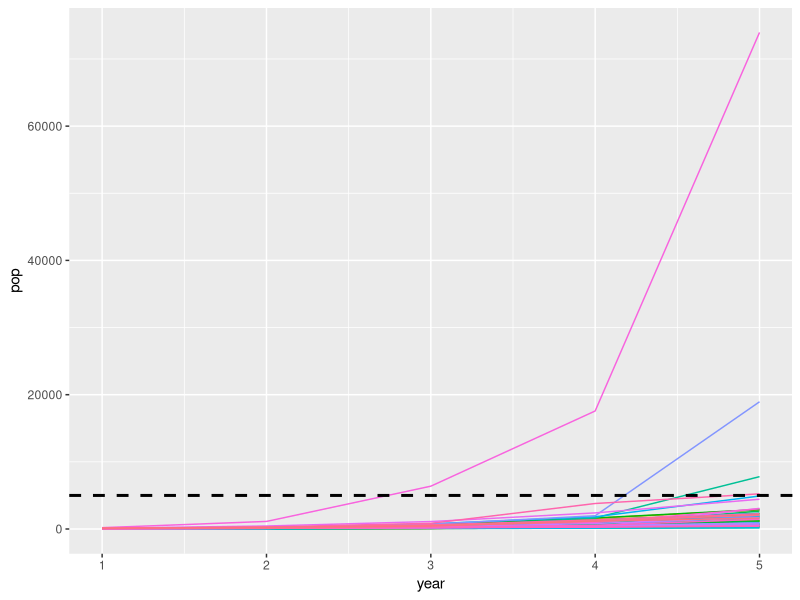

Write the R code that produced this figure. (Note: a time limit stopped this script after it produced the figure.)
## ---- chunk 1
knitr::opts_chunk$set(echo = TRUE, warning = F, message = F, echo = F)
## ---- chunk 2
library(tidyverse)

yearlydata <- read_csv("yearlydata.csv")
all_data <- read_csv("all_data.csv")
precip <- read_csv("water_year.csv") %>% 
  select(-year)
## ---- chunk 3


## exogenous drivers -- should be generated on a microhabitat/treatment basis
# d <-  # death rate of seeds (how can we figure this out!?!)
# f <-  # fecundity - note: need to find a way to model this so we can randomize based on some known mean and sd
# g <-  # germination rate -- (same note^^^)

fecund_model <- glm(seedpods ~ decrain + janrain + febrain + marchrain + aprilrain + mayrain + cage, data = all_data, family = poisson) 
summary(fecund_model)


#!!!!!!! NOTE: still need to update this based on new bank data
germ_model <- glm(cbind(germination, bank - germination) ~ decrain + janrain, data = yearlydata, family=binomial())
summary(germ_model)

sim_lupin <- function(planted, cage_type) {
  
    
  N <- vector(length = 5)
  b <- vector(length = 6)
  b[1] <- planted
  
  d <- .17
  
  ## randomize years to be selected
  years <- ceiling(runif(5, 0, 13))
  
  ## get random precip years + add cage type to df to be used w/in predict
  precip$cage <- cage_type
  precip_year <- precip[years,]
  
  f <- predict(fecund_model, precip_year, type = "response") * 2 # x2 for number of sees per pod
  f[f<0] <- 0

  
  ## need to figure out the proper distribution for these ( for each treatment type?)
  g <- predict(germ_model, precip_year, type = "response")
  g[g<0] <- 0

  for(year in 1:5) {
    N[year] <- b[year]* (1 - d) * g[year]
    b[year + 1] <- (N[year] * f[year]) + (b[year] - N[year])
  }
  
  res <- data.frame(year = seq(1,5), pop = N[1:5], bank = b[1:5])
  res$scenario <- planted
  
  return(res)
  
}

test <- sim_lupin(1000, "Big")
test

## ---- chunk 4
### how to choose necessary planting

planted <- seq(1000, 6000, 100)

sim_list <- lapply(planted, sim_lupin, "Big")

sim <- bind_rows(sim_list)
seeds_needed <- sim %>% 
  filter(year == 5 & pop > 5000) %>% 
  filter(scenario == min(scenario)) %>% ### do we want to select the min or average here?
  select(scenario) %>% 
  as.numeric()


## next to do: monte-carlo simulation to see how randomness effects each of these



# plot the trend
ggplot(sim, aes(year, pop, group = as.factor(scenario), color = as.factor(scenario))) +
  geom_line() +
  geom_hline(yintercept = 5000, linetype = "dashed", size = 1) +
  theme(legend.position = "none")


## ---- chunk 5
### this is for if we know the mean and sd for death, fecundity, and germination
## if any of these are unknown, see the MonteCarlo simulation in ./MonteCarlo.Rmd

num_trials <- 1000

trial <- vector(length = num_trials)

planted <- seq(1000, 6000, 100)

for (i in 1:length(trial)) {
  sim_list <- lapply(planted, sim_lupin, "Big")

  sim <- bind_rows(sim_list)
  
  seeds_needed <- sim %>% 
    filter(year == 5 & pop > 5000) %>% 
    filter(scenario == min(scenario)) %>% ### do we want to select the min or average here?
    select(scenario) %>% 
    as.numeric()
  
  trial[i] <- seeds_needed
  
  # mark progress (for sanity's sake)
  if(i%%100 == 0) {
    print(paste(i/length(trial)))
  }

  
}

hist(trial, main = "big cage treatment")

# mean and sd of seeds needed (is the mode more appropriate here?)
mean(trial)
sd(trial)


### once we get this mean, we can then frame the question in another way:
## if we plant X# of seeds, what is the probability of getting to N=5000 by year 5
## ---- chunk 6
### this is for if we know the mean and sd for death, fecundity, and germination
## if any of these are unknown, see the MonteCarlo simulation in ./MonteCarlo.Rmd

suppressWarnings({ 
  num_trials <- 1000

trial <- vector(length = num_trials)

planted <- seq(5000, 20000, 100)

for (i in 1:length(trial)) {
  sim_list <- lapply(planted, sim_lupin, "small")

  sim <- bind_rows(sim_list)
  
  seeds_needed <- sim %>% 
    filter(year == 5 & pop > 5000) %>% 
    filter(scenario == min(scenario)) %>% ### do we want to select the min or average here?
    select(scenario) %>% 
    as.numeric()
  
  trial[i] <- seeds_needed
  
  # mark progress (for sanity's sake)
  if(i%%100 == 0) {
    print(paste(i/length(trial)))
  }

  
}})


hist(trial, main = "small cage treatment")

# mean and sd of seeds needed (is the mode more appropriate here?)
mean(trial)
sd(trial)


### once we get this mean, we can then frame the question in another way:
## if we plant X# of seeds, what is the probability of getting to N=5000 by year 5
## ---- chunk 7
### this is for if we know the mean and sd for death, fecundity, and germination
## if any of these are unknown, see the MonteCarlo simulation in ./MonteCarlo.Rmd

num_trials <- 100

trial <- vector(length = num_trials)

planted <- seq(100000, 300000, 20000)

suppressWarnings({ 
  for (i in 1:length(trial)) {
  sim_list <- lapply(planted, sim_lupin, "none")

  sim <- bind_rows(sim_list)
  
  seeds_needed <- sim %>% 
    filter(year == 5 & pop > 5000) %>% 
    filter(scenario == min(scenario)) %>% ### do we want to select the min or average here?
    select(scenario) %>% 
    as.numeric()
  
  trial[i] <- seeds_needed
  
  # mark progress (for sanity's sake)
  if(i%%100 == 0) {
    print(paste(i/length(trial)))
  }

  
}})


hist(trial, main = "no cage treatment")

# mean and sd of seeds needed (is the mode more appropriate here?)
mean(trial)
sd(trial)


### once we get this mean, we can then frame the question in another way:
## if we plant X# of seeds, what is the probability of getting to N=5000 by year 5
